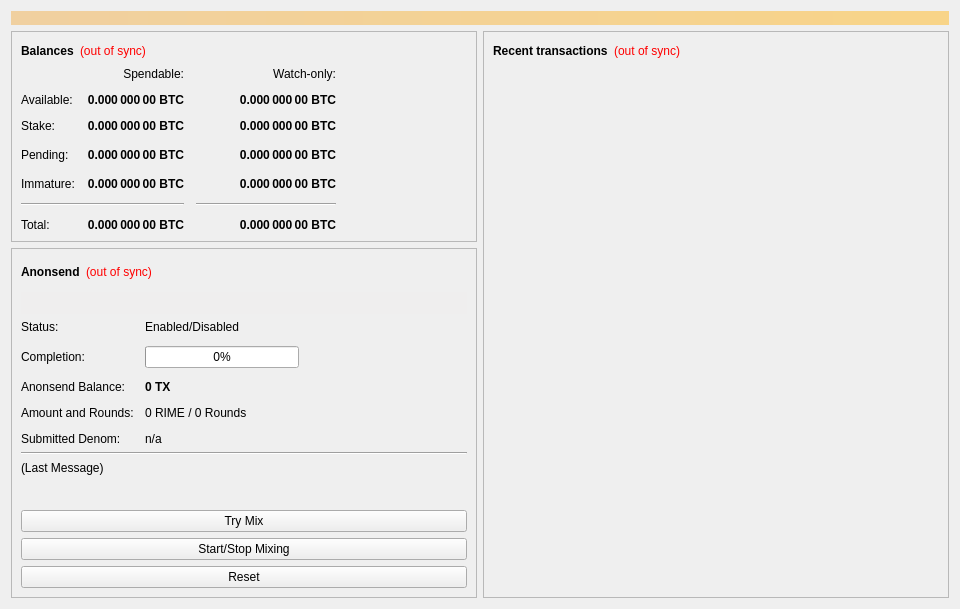
<?xml version="1.0" encoding="UTF-8"?>
<ui version="4.0">
 <class>OverviewPage</class>
 <widget class="QWidget" name="OverviewPage">
  <property name="geometry">
   <rect>
    <x>0</x>
    <y>0</y>
    <width>960</width>
    <height>594</height>
   </rect>
  </property>
  <property name="minimumSize">
   <size>
    <width>960</width>
    <height>0</height>
   </size>
  </property>
  <property name="windowTitle">
   <string>Form</string>
  </property>
  <layout class="QVBoxLayout" name="topLayout">
   <item>
    <widget class="QLabel" name="labelAlerts">
     <property name="visible">
      <bool>false</bool>
     </property>
     <property name="styleSheet">
      <string notr="true">background-color: qlineargradient(x1: 0, y1: 0, x2: 1, y2: 0, stop:0 #F0D0A0, stop:1 #F8D488); color:#000000;</string>
     </property>
     <property name="wordWrap">
      <bool>true</bool>
     </property>
     <property name="margin">
      <number>3</number>
     </property>
    </widget>
   </item>
   <item>
    <layout class="QHBoxLayout" name="horizontalLayout" stretch="1,1">
     <item>
      <layout class="QVBoxLayout" name="verticalLayout_2">
       <item>
        <widget class="QFrame" name="frame">
         <property name="frameShape">
          <enum>QFrame::StyledPanel</enum>
         </property>
         <property name="frameShadow">
          <enum>QFrame::Raised</enum>
         </property>
         <layout class="QVBoxLayout" name="verticalLayout_4">
          <item>
           <layout class="QHBoxLayout" name="horizontalLayout_4">
            <item>
             <widget class="QLabel" name="label_5">
              <property name="font">
               <font>
                <weight>75</weight>
                <bold>true</bold>
               </font>
              </property>
              <property name="text">
               <string>Balances</string>
              </property>
             </widget>
            </item>
            <item>
             <widget class="QLabel" name="labelWalletStatus">
              <property name="cursor">
               <cursorShape>WhatsThisCursor</cursorShape>
              </property>
              <property name="toolTip">
               <string>The displayed information may be out of date. Your wallet automatically synchronizes with the Rime network after a connection is established, but this process has not completed yet.</string>
              </property>
              <property name="styleSheet">
               <string notr="true">QLabel { color: red; }</string>
              </property>
              <property name="text">
               <string notr="true">(out of sync)</string>
              </property>
              <property name="alignment">
               <set>Qt::AlignLeading|Qt::AlignLeft|Qt::AlignVCenter</set>
              </property>
             </widget>
            </item>
            <item>
             <spacer name="horizontalSpacer_3">
              <property name="orientation">
               <enum>Qt::Horizontal</enum>
              </property>
              <property name="sizeHint" stdset="0">
               <size>
                <width>40</width>
                <height>20</height>
               </size>
              </property>
             </spacer>
            </item>
           </layout>
          </item>
          <item>
           <layout class="QGridLayout" name="gridLayout">
            <property name="spacing">
             <number>12</number>
            </property>
            <item row="3" column="2">
             <widget class="QLabel" name="labelWatchPending">
              <property name="font">
               <font>
                <weight>75</weight>
                <bold>true</bold>
               </font>
              </property>
              <property name="cursor">
               <cursorShape>IBeamCursor</cursorShape>
              </property>
              <property name="toolTip">
               <string>Unconfirmed transactions to watch-only addresses</string>
              </property>
              <property name="text">
               <string notr="true">0.000 000 00 BTC</string>
              </property>
              <property name="alignment">
               <set>Qt::AlignRight|Qt::AlignTrailing|Qt::AlignVCenter</set>
              </property>
              <property name="textInteractionFlags">
               <set>Qt::LinksAccessibleByMouse|Qt::TextSelectableByKeyboard|Qt::TextSelectableByMouse</set>
              </property>
             </widget>
            </item>
            <item row="3" column="1">
             <widget class="QLabel" name="labelUnconfirmed">
              <property name="font">
               <font>
                <weight>75</weight>
                <bold>true</bold>
               </font>
              </property>
              <property name="cursor">
               <cursorShape>IBeamCursor</cursorShape>
              </property>
              <property name="toolTip">
               <string>Total of transactions that have yet to be confirmed, and do not yet count toward the spendable balance</string>
              </property>
              <property name="text">
               <string notr="true">0.000 000 00 BTC</string>
              </property>
              <property name="alignment">
               <set>Qt::AlignRight|Qt::AlignTrailing|Qt::AlignVCenter</set>
              </property>
              <property name="textInteractionFlags">
               <set>Qt::LinksAccessibleByMouse|Qt::TextSelectableByKeyboard|Qt::TextSelectableByMouse</set>
              </property>
             </widget>
            </item>
            <item row="4" column="2">
             <widget class="QLabel" name="labelWatchImmature">
              <property name="font">
               <font>
                <weight>75</weight>
                <bold>true</bold>
               </font>
              </property>
              <property name="cursor">
               <cursorShape>IBeamCursor</cursorShape>
              </property>
              <property name="toolTip">
               <string>Mined balance in watch-only addresses that has not yet matured</string>
              </property>
              <property name="text">
               <string notr="true">0.000 000 00 BTC</string>
              </property>
              <property name="alignment">
               <set>Qt::AlignRight|Qt::AlignTrailing|Qt::AlignVCenter</set>
              </property>
              <property name="textInteractionFlags">
               <set>Qt::LinksAccessibleByMouse|Qt::TextSelectableByKeyboard|Qt::TextSelectableByMouse</set>
              </property>
             </widget>
            </item>
            <item row="5" column="0" colspan="2">
             <widget class="Line" name="lineSpendableBalance">
              <property name="orientation">
               <enum>Qt::Horizontal</enum>
              </property>
             </widget>
            </item>
            <item row="5" column="2">
             <widget class="Line" name="lineWatchBalance">
              <property name="sizePolicy">
               <sizepolicy hsizetype="Preferred" vsizetype="Fixed">
                <horstretch>0</horstretch>
                <verstretch>0</verstretch>
               </sizepolicy>
              </property>
              <property name="minimumSize">
               <size>
                <width>140</width>
                <height>0</height>
               </size>
              </property>
              <property name="orientation">
               <enum>Qt::Horizontal</enum>
              </property>
             </widget>
            </item>
            <item row="6" column="0">
             <widget class="QLabel" name="labelTotalText">
              <property name="text">
               <string>Total:</string>
              </property>
             </widget>
            </item>
            <item row="4" column="1">
             <widget class="QLabel" name="labelImmature">
              <property name="font">
               <font>
                <weight>75</weight>
                <bold>true</bold>
               </font>
              </property>
              <property name="cursor">
               <cursorShape>IBeamCursor</cursorShape>
              </property>
              <property name="toolTip">
               <string>Mined balance that has not yet matured</string>
              </property>
              <property name="text">
               <string notr="true">0.000 000 00 BTC</string>
              </property>
              <property name="alignment">
               <set>Qt::AlignRight|Qt::AlignTrailing|Qt::AlignVCenter</set>
              </property>
              <property name="textInteractionFlags">
               <set>Qt::LinksAccessibleByMouse|Qt::TextSelectableByKeyboard|Qt::TextSelectableByMouse</set>
              </property>
             </widget>
            </item>
            <item row="3" column="3">
             <spacer name="horizontalSpacer_2">
              <property name="orientation">
               <enum>Qt::Horizontal</enum>
              </property>
              <property name="sizeHint" stdset="0">
               <size>
                <width>40</width>
                <height>20</height>
               </size>
              </property>
             </spacer>
            </item>
            <item row="4" column="0">
             <widget class="QLabel" name="labelImmatureText">
              <property name="text">
               <string>Immature:</string>
              </property>
             </widget>
            </item>
            <item row="6" column="1">
             <widget class="QLabel" name="labelTotal">
              <property name="font">
               <font>
                <weight>75</weight>
                <bold>true</bold>
               </font>
              </property>
              <property name="cursor">
               <cursorShape>IBeamCursor</cursorShape>
              </property>
              <property name="toolTip">
               <string>Your current total balance</string>
              </property>
              <property name="text">
               <string notr="true">0.000 000 00 BTC</string>
              </property>
              <property name="alignment">
               <set>Qt::AlignRight|Qt::AlignTrailing|Qt::AlignVCenter</set>
              </property>
              <property name="textInteractionFlags">
               <set>Qt::LinksAccessibleByMouse|Qt::TextSelectableByKeyboard|Qt::TextSelectableByMouse</set>
              </property>
             </widget>
            </item>
            <item row="6" column="2">
             <widget class="QLabel" name="labelWatchTotal">
              <property name="font">
               <font>
                <weight>75</weight>
                <bold>true</bold>
               </font>
              </property>
              <property name="cursor">
               <cursorShape>IBeamCursor</cursorShape>
              </property>
              <property name="toolTip">
               <string>Current total balance in watch-only addresses</string>
              </property>
              <property name="text">
               <string notr="true">0.000 000 00 BTC</string>
              </property>
              <property name="alignment">
               <set>Qt::AlignRight|Qt::AlignTrailing|Qt::AlignVCenter</set>
              </property>
              <property name="textInteractionFlags">
               <set>Qt::LinksAccessibleByMouse|Qt::TextSelectableByKeyboard|Qt::TextSelectableByMouse</set>
              </property>
             </widget>
            </item>
            <item row="0" column="2">
             <widget class="QLabel" name="labelWatchonly">
              <property name="text">
               <string>Watch-only:</string>
              </property>
              <property name="alignment">
               <set>Qt::AlignRight|Qt::AlignTrailing|Qt::AlignVCenter</set>
              </property>
             </widget>
            </item>
            <item row="1" column="0">
             <widget class="QLabel" name="labelBalanceText">
              <property name="text">
               <string>Available:</string>
              </property>
             </widget>
            </item>
            <item row="1" column="1">
             <widget class="QLabel" name="labelBalance">
              <property name="font">
               <font>
                <weight>75</weight>
                <bold>true</bold>
               </font>
              </property>
              <property name="cursor">
               <cursorShape>IBeamCursor</cursorShape>
              </property>
              <property name="toolTip">
               <string>Your current spendable balance</string>
              </property>
              <property name="text">
               <string notr="true">0.000 000 00 BTC</string>
              </property>
              <property name="alignment">
               <set>Qt::AlignRight|Qt::AlignTrailing|Qt::AlignVCenter</set>
              </property>
              <property name="textInteractionFlags">
               <set>Qt::LinksAccessibleByMouse|Qt::TextSelectableByKeyboard|Qt::TextSelectableByMouse</set>
              </property>
             </widget>
            </item>
            <item row="2" column="0">
             <widget class="QLabel" name="label_10">
              <property name="text">
               <string>Stake:</string>
              </property>
             </widget>
            </item>
            <item row="2" column="1">
             <widget class="QLabel" name="labelStake">
              <property name="font">
               <font>
                <weight>75</weight>
                <bold>true</bold>
               </font>
              </property>
              <property name="cursor">
               <cursorShape>IBeamCursor</cursorShape>
              </property>
              <property name="toolTip">
               <string>Total of coins that was staked, and do not yet count toward the current balance</string>
              </property>
              <property name="text">
               <string notr="true">0.000 000 00 BTC</string>
              </property>
              <property name="alignment">
               <set>Qt::AlignRight|Qt::AlignTrailing|Qt::AlignVCenter</set>
              </property>
              <property name="textInteractionFlags">
               <set>Qt::LinksAccessibleByMouse|Qt::TextSelectableByKeyboard|Qt::TextSelectableByMouse</set>
              </property>
             </widget>
            </item>
            <item row="2" column="2">
             <widget class="QLabel" name="labelWatchStake">
              <property name="font">
               <font>
                <weight>75</weight>
                <bold>true</bold>
               </font>
              </property>
              <property name="cursor">
               <cursorShape>IBeamCursor</cursorShape>
              </property>
              <property name="toolTip">
               <string>Total of coins that was staked in watch-only addresses, and do not yet count toward the current watch-only balance</string>
              </property>
              <property name="text">
               <string notr="true">0.000 000 00 BTC</string>
              </property>
              <property name="alignment">
               <set>Qt::AlignRight|Qt::AlignTrailing|Qt::AlignVCenter</set>
              </property>
              <property name="textInteractionFlags">
               <set>Qt::LinksAccessibleByMouse|Qt::TextSelectableByKeyboard|Qt::TextSelectableByMouse</set>
              </property>
             </widget>
            </item>
            <item row="1" column="2">
             <widget class="QLabel" name="labelWatchAvailable">
              <property name="font">
               <font>
                <weight>75</weight>
                <bold>true</bold>
               </font>
              </property>
              <property name="cursor">
               <cursorShape>IBeamCursor</cursorShape>
              </property>
              <property name="toolTip">
               <string>Your current balance in watch-only addresses</string>
              </property>
              <property name="text">
               <string notr="true">0.000 000 00 BTC</string>
              </property>
              <property name="alignment">
               <set>Qt::AlignRight|Qt::AlignTrailing|Qt::AlignVCenter</set>
              </property>
              <property name="textInteractionFlags">
               <set>Qt::LinksAccessibleByMouse|Qt::TextSelectableByKeyboard|Qt::TextSelectableByMouse</set>
              </property>
             </widget>
            </item>
            <item row="3" column="0">
             <widget class="QLabel" name="labelPendingText">
              <property name="text">
               <string>Pending:</string>
              </property>
             </widget>
            </item>
            <item row="0" column="1">
             <widget class="QLabel" name="labelSpendable">
              <property name="text">
               <string>Spendable:</string>
              </property>
              <property name="alignment">
               <set>Qt::AlignRight|Qt::AlignTrailing|Qt::AlignVCenter</set>
              </property>
             </widget>
            </item>
           </layout>
          </item>
         </layout>
        </widget>
       </item>
       <item>
        <widget class="QFrame" name="frameAnonsend">
         <property name="sizePolicy">
          <sizepolicy hsizetype="Expanding" vsizetype="Expanding">
           <horstretch>0</horstretch>
           <verstretch>0</verstretch>
          </sizepolicy>
         </property>
         <property name="minimumSize">
          <size>
           <width>0</width>
           <height>350</height>
          </size>
         </property>
         <property name="layoutDirection">
          <enum>Qt::LeftToRight</enum>
         </property>
         <property name="frameShape">
          <enum>QFrame::StyledPanel</enum>
         </property>
         <property name="frameShadow">
          <enum>QFrame::Raised</enum>
         </property>
         <layout class="QVBoxLayout" name="verticalLayout_5">
          <item>
           <layout class="QHBoxLayout" name="horizontalLayout_5">
            <item>
             <widget class="QLabel" name="label_2">
              <property name="font">
               <font>
                <weight>75</weight>
                <bold>true</bold>
               </font>
              </property>
              <property name="text">
               <string>Anonsend</string>
              </property>
             </widget>
            </item>
            <item>
             <widget class="QLabel" name="labelAnonsendSyncStatus">
              <property name="toolTip">
               <string>The displayed information may be out of date. Your wallet automatically synchronizes with the Rime network after a connection is established, but this process has not completed yet.</string>
              </property>
              <property name="styleSheet">
               <string notr="true">QLabel { color: red; }</string>
              </property>
              <property name="text">
               <string notr="true">(out of sync)</string>
              </property>
              <property name="alignment">
               <set>Qt::AlignLeading|Qt::AlignLeft|Qt::AlignVCenter</set>
              </property>
             </widget>
            </item>
            <item>
             <spacer name="horizontalSpacer_4">
              <property name="orientation">
               <enum>Qt::Horizontal</enum>
              </property>
              <property name="sizeHint" stdset="0">
               <size>
                <width>40</width>
                <height>20</height>
               </size>
              </property>
             </spacer>
            </item>
           </layout>
          </item>
          <item>
           <widget class="QPushButton" name="runAutoDenom">
            <property name="palette">
             <palette>
              <active>
               <colorrole role="WindowText">
                <brush brushstyle="SolidPattern">
                 <color alpha="255">
                  <red>0</red>
                  <green>0</green>
                  <blue>0</blue>
                 </color>
                </brush>
               </colorrole>
               <colorrole role="Button">
                <brush brushstyle="SolidPattern">
                 <color alpha="255">
                  <red>239</red>
                  <green>238</green>
                  <blue>238</blue>
                 </color>
                </brush>
               </colorrole>
               <colorrole role="Light">
                <brush brushstyle="SolidPattern">
                 <color alpha="255">
                  <red>255</red>
                  <green>255</green>
                  <blue>255</blue>
                 </color>
                </brush>
               </colorrole>
               <colorrole role="Midlight">
                <brush brushstyle="SolidPattern">
                 <color alpha="255">
                  <red>247</red>
                  <green>246</green>
                  <blue>246</blue>
                 </color>
                </brush>
               </colorrole>
               <colorrole role="Dark">
                <brush brushstyle="SolidPattern">
                 <color alpha="255">
                  <red>119</red>
                  <green>119</green>
                  <blue>119</blue>
                 </color>
                </brush>
               </colorrole>
               <colorrole role="Mid">
                <brush brushstyle="SolidPattern">
                 <color alpha="255">
                  <red>159</red>
                  <green>159</green>
                  <blue>159</blue>
                 </color>
                </brush>
               </colorrole>
               <colorrole role="Text">
                <brush brushstyle="SolidPattern">
                 <color alpha="255">
                  <red>0</red>
                  <green>0</green>
                  <blue>0</blue>
                 </color>
                </brush>
               </colorrole>
               <colorrole role="BrightText">
                <brush brushstyle="SolidPattern">
                 <color alpha="255">
                  <red>255</red>
                  <green>255</green>
                  <blue>255</blue>
                 </color>
                </brush>
               </colorrole>
               <colorrole role="ButtonText">
                <brush brushstyle="SolidPattern">
                 <color alpha="255">
                  <red>0</red>
                  <green>0</green>
                  <blue>0</blue>
                 </color>
                </brush>
               </colorrole>
               <colorrole role="Base">
                <brush brushstyle="SolidPattern">
                 <color alpha="255">
                  <red>255</red>
                  <green>255</green>
                  <blue>255</blue>
                 </color>
                </brush>
               </colorrole>
               <colorrole role="Window">
                <brush brushstyle="SolidPattern">
                 <color alpha="255">
                  <red>239</red>
                  <green>238</green>
                  <blue>238</blue>
                 </color>
                </brush>
               </colorrole>
               <colorrole role="Shadow">
                <brush brushstyle="SolidPattern">
                 <color alpha="255">
                  <red>0</red>
                  <green>0</green>
                  <blue>0</blue>
                 </color>
                </brush>
               </colorrole>
               <colorrole role="AlternateBase">
                <brush brushstyle="SolidPattern">
                 <color alpha="255">
                  <red>247</red>
                  <green>246</green>
                  <blue>246</blue>
                 </color>
                </brush>
               </colorrole>
               <colorrole role="ToolTipBase">
                <brush brushstyle="SolidPattern">
                 <color alpha="255">
                  <red>255</red>
                  <green>255</green>
                  <blue>220</blue>
                 </color>
                </brush>
               </colorrole>
               <colorrole role="ToolTipText">
                <brush brushstyle="SolidPattern">
                 <color alpha="255">
                  <red>0</red>
                  <green>0</green>
                  <blue>0</blue>
                 </color>
                </brush>
               </colorrole>
              </active>
              <inactive>
               <colorrole role="WindowText">
                <brush brushstyle="SolidPattern">
                 <color alpha="255">
                  <red>0</red>
                  <green>0</green>
                  <blue>0</blue>
                 </color>
                </brush>
               </colorrole>
               <colorrole role="Button">
                <brush brushstyle="SolidPattern">
                 <color alpha="255">
                  <red>239</red>
                  <green>238</green>
                  <blue>238</blue>
                 </color>
                </brush>
               </colorrole>
               <colorrole role="Light">
                <brush brushstyle="SolidPattern">
                 <color alpha="255">
                  <red>255</red>
                  <green>255</green>
                  <blue>255</blue>
                 </color>
                </brush>
               </colorrole>
               <colorrole role="Midlight">
                <brush brushstyle="SolidPattern">
                 <color alpha="255">
                  <red>247</red>
                  <green>246</green>
                  <blue>246</blue>
                 </color>
                </brush>
               </colorrole>
               <colorrole role="Dark">
                <brush brushstyle="SolidPattern">
                 <color alpha="255">
                  <red>119</red>
                  <green>119</green>
                  <blue>119</blue>
                 </color>
                </brush>
               </colorrole>
               <colorrole role="Mid">
                <brush brushstyle="SolidPattern">
                 <color alpha="255">
                  <red>159</red>
                  <green>159</green>
                  <blue>159</blue>
                 </color>
                </brush>
               </colorrole>
               <colorrole role="Text">
                <brush brushstyle="SolidPattern">
                 <color alpha="255">
                  <red>0</red>
                  <green>0</green>
                  <blue>0</blue>
                 </color>
                </brush>
               </colorrole>
               <colorrole role="BrightText">
                <brush brushstyle="SolidPattern">
                 <color alpha="255">
                  <red>255</red>
                  <green>255</green>
                  <blue>255</blue>
                 </color>
                </brush>
               </colorrole>
               <colorrole role="ButtonText">
                <brush brushstyle="SolidPattern">
                 <color alpha="255">
                  <red>0</red>
                  <green>0</green>
                  <blue>0</blue>
                 </color>
                </brush>
               </colorrole>
               <colorrole role="Base">
                <brush brushstyle="SolidPattern">
                 <color alpha="255">
                  <red>255</red>
                  <green>255</green>
                  <blue>255</blue>
                 </color>
                </brush>
               </colorrole>
               <colorrole role="Window">
                <brush brushstyle="SolidPattern">
                 <color alpha="255">
                  <red>239</red>
                  <green>238</green>
                  <blue>238</blue>
                 </color>
                </brush>
               </colorrole>
               <colorrole role="Shadow">
                <brush brushstyle="SolidPattern">
                 <color alpha="255">
                  <red>0</red>
                  <green>0</green>
                  <blue>0</blue>
                 </color>
                </brush>
               </colorrole>
               <colorrole role="AlternateBase">
                <brush brushstyle="SolidPattern">
                 <color alpha="255">
                  <red>247</red>
                  <green>246</green>
                  <blue>246</blue>
                 </color>
                </brush>
               </colorrole>
               <colorrole role="ToolTipBase">
                <brush brushstyle="SolidPattern">
                 <color alpha="255">
                  <red>255</red>
                  <green>255</green>
                  <blue>220</blue>
                 </color>
                </brush>
               </colorrole>
               <colorrole role="ToolTipText">
                <brush brushstyle="SolidPattern">
                 <color alpha="255">
                  <red>0</red>
                  <green>0</green>
                  <blue>0</blue>
                 </color>
                </brush>
               </colorrole>
              </inactive>
              <disabled>
               <colorrole role="WindowText">
                <brush brushstyle="SolidPattern">
                 <color alpha="255">
                  <red>119</red>
                  <green>119</green>
                  <blue>119</blue>
                 </color>
                </brush>
               </colorrole>
               <colorrole role="Button">
                <brush brushstyle="SolidPattern">
                 <color alpha="255">
                  <red>239</red>
                  <green>238</green>
                  <blue>238</blue>
                 </color>
                </brush>
               </colorrole>
               <colorrole role="Light">
                <brush brushstyle="SolidPattern">
                 <color alpha="255">
                  <red>255</red>
                  <green>255</green>
                  <blue>255</blue>
                 </color>
                </brush>
               </colorrole>
               <colorrole role="Midlight">
                <brush brushstyle="SolidPattern">
                 <color alpha="255">
                  <red>247</red>
                  <green>246</green>
                  <blue>246</blue>
                 </color>
                </brush>
               </colorrole>
               <colorrole role="Dark">
                <brush brushstyle="SolidPattern">
                 <color alpha="255">
                  <red>119</red>
                  <green>119</green>
                  <blue>119</blue>
                 </color>
                </brush>
               </colorrole>
               <colorrole role="Mid">
                <brush brushstyle="SolidPattern">
                 <color alpha="255">
                  <red>159</red>
                  <green>159</green>
                  <blue>159</blue>
                 </color>
                </brush>
               </colorrole>
               <colorrole role="Text">
                <brush brushstyle="SolidPattern">
                 <color alpha="255">
                  <red>119</red>
                  <green>119</green>
                  <blue>119</blue>
                 </color>
                </brush>
               </colorrole>
               <colorrole role="BrightText">
                <brush brushstyle="SolidPattern">
                 <color alpha="255">
                  <red>255</red>
                  <green>255</green>
                  <blue>255</blue>
                 </color>
                </brush>
               </colorrole>
               <colorrole role="ButtonText">
                <brush brushstyle="SolidPattern">
                 <color alpha="255">
                  <red>119</red>
                  <green>119</green>
                  <blue>119</blue>
                 </color>
                </brush>
               </colorrole>
               <colorrole role="Base">
                <brush brushstyle="SolidPattern">
                 <color alpha="255">
                  <red>239</red>
                  <green>238</green>
                  <blue>238</blue>
                 </color>
                </brush>
               </colorrole>
               <colorrole role="Window">
                <brush brushstyle="SolidPattern">
                 <color alpha="255">
                  <red>239</red>
                  <green>238</green>
                  <blue>238</blue>
                 </color>
                </brush>
               </colorrole>
               <colorrole role="Shadow">
                <brush brushstyle="SolidPattern">
                 <color alpha="255">
                  <red>0</red>
                  <green>0</green>
                  <blue>0</blue>
                 </color>
                </brush>
               </colorrole>
               <colorrole role="AlternateBase">
                <brush brushstyle="SolidPattern">
                 <color alpha="255">
                  <red>239</red>
                  <green>238</green>
                  <blue>238</blue>
                 </color>
                </brush>
               </colorrole>
               <colorrole role="ToolTipBase">
                <brush brushstyle="SolidPattern">
                 <color alpha="255">
                  <red>255</red>
                  <green>255</green>
                  <blue>220</blue>
                 </color>
                </brush>
               </colorrole>
               <colorrole role="ToolTipText">
                <brush brushstyle="SolidPattern">
                 <color alpha="255">
                  <red>0</red>
                  <green>0</green>
                  <blue>0</blue>
                 </color>
                </brush>
               </colorrole>
              </disabled>
             </palette>
            </property>
            <property name="focusPolicy">
             <enum>Qt::NoFocus</enum>
            </property>
            <property name="autoFillBackground">
             <bool>true</bool>
            </property>
            <property name="text">
             <string/>
            </property>
            <property name="flat">
             <bool>true</bool>
            </property>
           </widget>
          </item>
          <item>
           <layout class="QFormLayout" name="formLayout">
            <property name="fieldGrowthPolicy">
             <enum>QFormLayout::AllNonFixedFieldsGrow</enum>
            </property>
            <property name="horizontalSpacing">
             <number>11</number>
            </property>
            <property name="verticalSpacing">
             <number>12</number>
            </property>
            <item row="0" column="0">
             <widget class="QLabel" name="label_6">
              <property name="text">
               <string>Status:</string>
              </property>
             </widget>
            </item>
            <item row="1" column="0">
             <widget class="QLabel" name="label_7">
              <property name="text">
               <string>Completion:</string>
              </property>
             </widget>
            </item>
            <item row="1" column="1">
             <widget class="QProgressBar" name="anonsendProgress">
              <property name="maximumSize">
               <size>
                <width>154</width>
                <height>16777215</height>
               </size>
              </property>
              <property name="value">
               <number>0</number>
              </property>
             </widget>
            </item>
            <item row="3" column="0">
             <widget class="QLabel" name="labelAnonymizedText">
              <property name="text">
               <string>Anonsend Balance:</string>
              </property>
             </widget>
            </item>
            <item row="3" column="1">
             <widget class="QLabel" name="labelAnonymized">
              <property name="font">
               <font>
                <weight>75</weight>
                <bold>true</bold>
               </font>
              </property>
              <property name="text">
               <string notr="true">0 TX</string>
              </property>
             </widget>
            </item>
            <item row="4" column="0">
             <widget class="QLabel" name="label_8">
              <property name="text">
               <string>Amount and Rounds:</string>
              </property>
             </widget>
            </item>
            <item row="4" column="1">
             <widget class="QLabel" name="labelAmountRounds">
              <property name="text">
               <string>0 RIME / 0 Rounds</string>
              </property>
             </widget>
            </item>
            <item row="5" column="0">
             <widget class="QLabel" name="label_9">
              <property name="text">
               <string>Submitted Denom:</string>
              </property>
             </widget>
            </item>
            <item row="5" column="1">
             <widget class="QLabel" name="labelSubmittedDenom">
              <property name="toolTip">
               <string>The denominations you submitted to the Masternode.&lt;br&gt;To mix, other users must submit the exact same denominations.</string>
              </property>
              <property name="text">
               <string>n/a</string>
              </property>
             </widget>
            </item>
            <item row="0" column="1">
             <widget class="QLabel" name="anonsendEnabled">
              <property name="text">
               <string>Enabled/Disabled</string>
              </property>
             </widget>
            </item>
           </layout>
          </item>
          <item>
           <widget class="Line" name="lineLastMessage">
            <property name="orientation">
             <enum>Qt::Horizontal</enum>
            </property>
           </widget>
          </item>
          <item>
           <widget class="QLabel" name="anonsendStatus">
            <property name="minimumSize">
             <size>
              <width>288</width>
              <height>43</height>
             </size>
            </property>
            <property name="text">
             <string>(Last Message)</string>
            </property>
            <property name="alignment">
             <set>Qt::AlignLeading|Qt::AlignLeft|Qt::AlignTop</set>
            </property>
            <property name="wordWrap">
             <bool>true</bool>
            </property>
           </widget>
          </item>
          <item>
           <widget class="QPushButton" name="anonsendAuto">
            <property name="sizePolicy">
             <sizepolicy hsizetype="MinimumExpanding" vsizetype="Fixed">
              <horstretch>0</horstretch>
              <verstretch>0</verstretch>
             </sizepolicy>
            </property>
            <property name="toolTip">
             <string>Try to manually submit a Anonsend request.</string>
            </property>
            <property name="text">
             <string>Try Mix</string>
            </property>
           </widget>
          </item>
          <item>
           <widget class="QPushButton" name="toggleAnonsend">
            <property name="sizePolicy">
             <sizepolicy hsizetype="MinimumExpanding" vsizetype="Fixed">
              <horstretch>0</horstretch>
              <verstretch>0</verstretch>
             </sizepolicy>
            </property>
            <property name="text">
             <string>Start/Stop Mixing</string>
            </property>
           </widget>
          </item>
          <item>
           <widget class="QPushButton" name="anonsendReset">
            <property name="sizePolicy">
             <sizepolicy hsizetype="MinimumExpanding" vsizetype="Fixed">
              <horstretch>0</horstretch>
              <verstretch>0</verstretch>
             </sizepolicy>
            </property>
            <property name="toolTip">
             <string>Reset the current status of Anonsend (can interrupt Anonsend if it's in the process of Mixing, which can cost you money!)</string>
            </property>
            <property name="autoFillBackground">
             <bool>false</bool>
            </property>
            <property name="text">
             <string>Reset</string>
            </property>
           </widget>
          </item>
         </layout>
        </widget>
       </item>
       <item>
        <spacer name="verticalSpacer">
         <property name="orientation">
          <enum>Qt::Vertical</enum>
         </property>
         <property name="sizeHint" stdset="0">
          <size>
           <width>20</width>
           <height>40</height>
          </size>
         </property>
        </spacer>
       </item>
      </layout>
     </item>
     <item>
      <layout class="QVBoxLayout" name="verticalLayout_3">
       <item>
        <widget class="QFrame" name="frame_2">
         <property name="frameShape">
          <enum>QFrame::StyledPanel</enum>
         </property>
         <property name="frameShadow">
          <enum>QFrame::Raised</enum>
         </property>
         <layout class="QVBoxLayout" name="verticalLayout">
          <item>
           <layout class="QHBoxLayout" name="horizontalLayout_2">
            <item>
             <widget class="QLabel" name="label_4">
              <property name="font">
               <font>
                <weight>75</weight>
                <bold>true</bold>
               </font>
              </property>
              <property name="text">
               <string>Recent transactions</string>
              </property>
             </widget>
            </item>
            <item>
             <widget class="QLabel" name="labelTransactionsStatus">
              <property name="cursor">
               <cursorShape>WhatsThisCursor</cursorShape>
              </property>
              <property name="toolTip">
               <string>The displayed information may be out of date. Your wallet automatically synchronizes with the Rime network after a connection is established, but this process has not completed yet.</string>
              </property>
              <property name="styleSheet">
               <string notr="true">QLabel { color: red; }</string>
              </property>
              <property name="text">
               <string notr="true">(out of sync)</string>
              </property>
              <property name="alignment">
               <set>Qt::AlignRight|Qt::AlignTrailing|Qt::AlignVCenter</set>
              </property>
             </widget>
            </item>
            <item>
             <spacer name="horizontalSpacer">
              <property name="orientation">
               <enum>Qt::Horizontal</enum>
              </property>
              <property name="sizeHint" stdset="0">
               <size>
                <width>40</width>
                <height>20</height>
               </size>
              </property>
             </spacer>
            </item>
           </layout>
          </item>
          <item>
           <widget class="QListView" name="listTransactions">
            <property name="styleSheet">
             <string notr="true">QListView { background: transparent; }</string>
            </property>
            <property name="frameShape">
             <enum>QFrame::NoFrame</enum>
            </property>
            <property name="verticalScrollBarPolicy">
             <enum>Qt::ScrollBarAlwaysOff</enum>
            </property>
            <property name="horizontalScrollBarPolicy">
             <enum>Qt::ScrollBarAlwaysOff</enum>
            </property>
            <property name="selectionMode">
             <enum>QAbstractItemView::NoSelection</enum>
            </property>
           </widget>
          </item>
         </layout>
        </widget>
       </item>
      </layout>
     </item>
    </layout>
   </item>
  </layout>
 </widget>
 <resources/>
 <connections/>
</ui>
